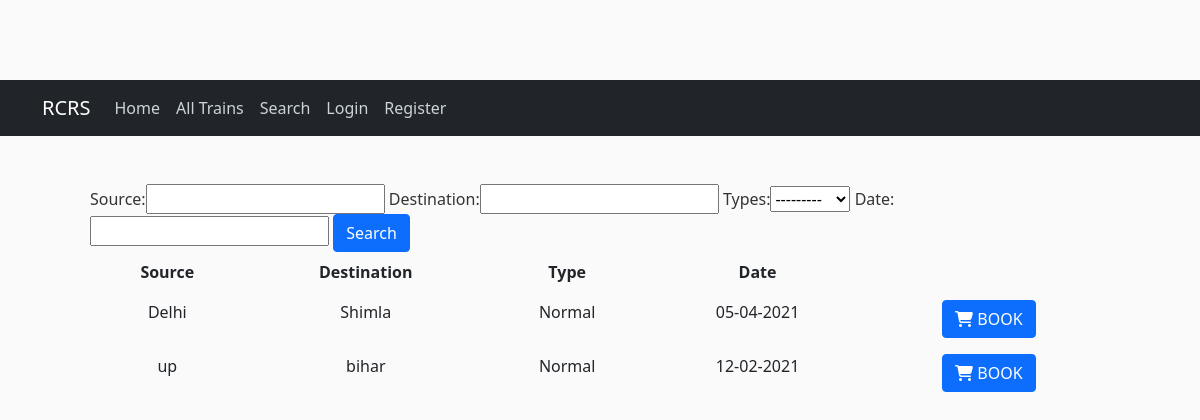
The page /search/ on the database as committed earlier.
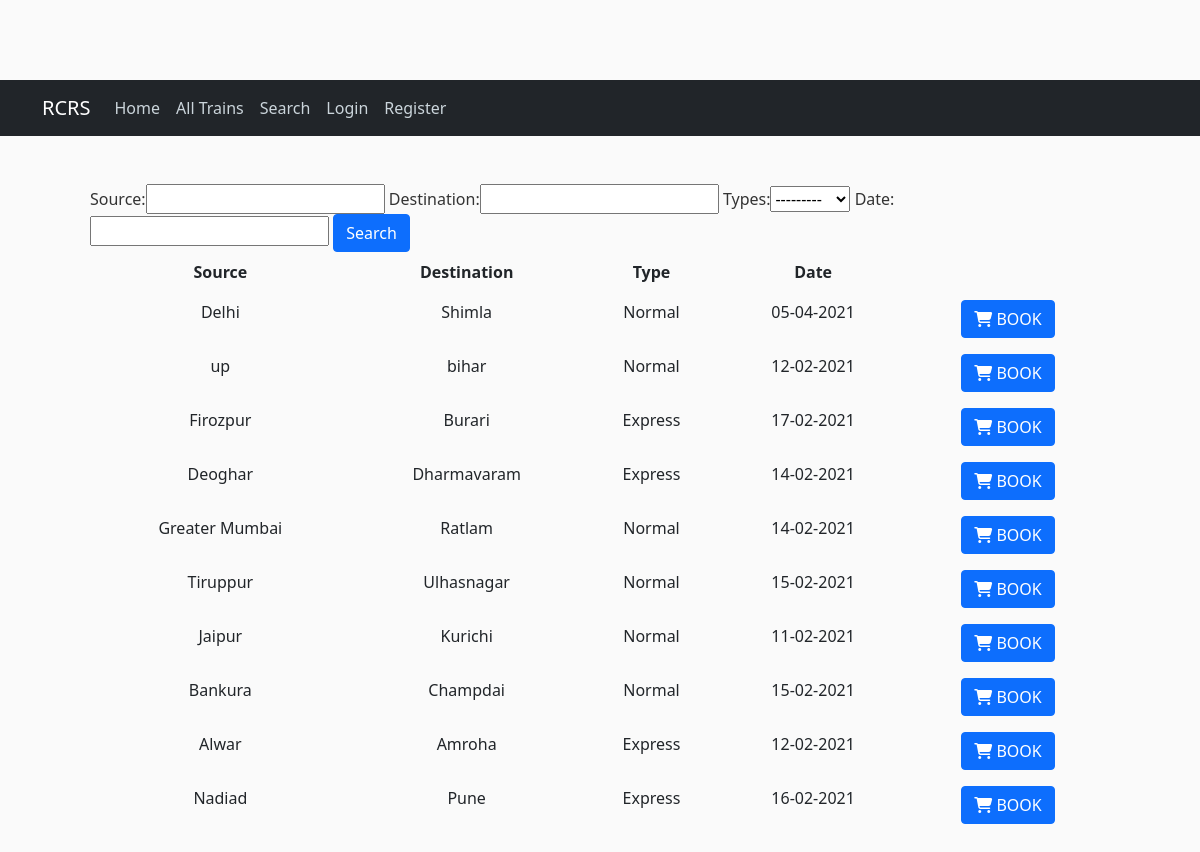
The same page on the database as committed later.
### trains/models.py (models this page shows, shortened)
class Trains(models.Model):
    categories = (
        ('Normal','Normal'),
        ('Express','Express')
    )
    id = models.AutoField(primary_key=True)
    source = models.CharField(max_length = 30,)
    destination = models.CharField(max_length = 30)
    seats_total = models.IntegerField()
    seats_res = models.IntegerField()
    types = models.CharField(choices=categories,max_length=20)
    cost = models.IntegerField()
    date = models.CharField(max_length = 20)

### trains/views.py (the view)
# urls.py: path('search/',search,name='search'),
def search(request):
    train = Trains.objects.all()
    myFilter = TrainsFilter(request.GET,queryset=train)
    train = myFilter.qs
    context = {
        'Trains': train,
        'myFilter':myFilter,
    }
    return render(request,'search.html',context)

### templates/search.html
{% extends "layout.html" %} {% block content%}
<div class=" p-5">
    <form method="get">
        {{myFilter.form}}
        <button class="btn btn-primary" type="submit">Search</button> </form>
    <table class="table table-borderless table-hover">
        <thead class="text-center">
            <th>Source</th>
            <th>Destination</th>
            <th>Type</th>
            <th>Date</th>
        </thead>
        {% for train in Trains %}
        <tr class="text-center">
            <td>{{train.source}}</td>
            <td> {{train.destination}}</td>
            <td>{{train.types}}</td>
            <td> {{train.date}}</td>
            <td>
                <a href='{% url "trains" train.id %}'>
                    <button type="button" class="btn btn-primary">
                        <i class="fa fa-shopping-cart" aria-hidden="true"></i>
                        BOOK
                </button>
                </a>
            </td>
        </tr>
        {% endfor %}
    </table>
</div>
{% endblock content %}

### templates/layout.html (shortened to what this page needs)
<!doctype html>
<html>
{% load static %}
<head>
    <link href="https://cdn.jsdelivr.net/npm/bootstrap@5.0.0-beta2/dist/css/bootstrap.min.css" rel="stylesheet">
    <link rel="stylesheet" href="https://cdnjs.cloudflare.com/ajax/libs/font-awesome/4.7.0/css/font-awesome.min.css">
    <link rel="stylesheet" type="text/css" href="{% static 'main.css' %}">
</head>
<body>
    <header class=" site-header no-gutters">
        <nav class="navbar navbar-expand-md navbar-dark bg-dark fsixed-top ">
            <div class="container ">
                <a class="navbar-brand mr-4 " href="/ ">RCRS</a>
                <div class="collapse navbar-collapse " id="navbarToggle ">
                    <div class="navbar-nav mr-auto ">
                        {% if not home %}
                        <a class="nav-item nav-link " href="{% url 'home' %}">Home</a> {% endif %}
                        <a class="nav-item nav-link " href="{% url 'all_trains' %}">All Trains</a>
                        <a class="nav-item nav-link " href="{% url 'search' %}">Search</a>
                    </div>
                    <div class="navbar-nav ">
                        {% if user.is_authenticated %}
                        <a class="nav-item nav-link " href="{% url 'all_booked' %}">Bookings</a>
                        <a class="nav-item nav-link " href="{% url 'login' %}">Hi,{{request.user.username | title}}!</a>
                        <a class="nav-item nav-link " href="{% url 'logout' %}">Logout</a> {% else %}
                        <a class="nav-item nav-link " href="{% url 'login' %}">Login</a>
                        <a class="nav-item nav-link " href="{% url 'register' %}">Register</a> {% endif %}
                    </div>
                </div>
            </div>
        </nav>
    </header>
    <main role="main " class="container ">
        <div class="row ">
            <div>
                {% block content %} {% endblock %}
            </div>
        </div>
    </main>
</body>
</html>

### static/main.css (style rules this page uses)
body { background: #fafafa; color: #333333; margin-top: 5rem; }
.site-header .navbar-nav .nav-link { color: #cbd5db; }

Rows that differ between the two databases and show on the page:
added Trains: source "Firozpur", destination "Burari", types "Express", date "17-02-2021"
added Trains: source "Deoghar", destination "Dharmavaram", types "Express", date "14-02-2021"
added Trains: source "Greater Mumbai", destination "Ratlam", types "Normal", date "14-02-2021"
added Trains: source "Tiruppur", destination "Ulhasnagar", types "Normal", date "15-02-2021"
added Trains: source "Jaipur", destination "Kurichi", types "Normal", date "11-02-2021"
added Trains: source "Bankura", destination "Champdai", types "Normal", date "15-02-2021"
added Trains: source "Alwar", destination "Amroha", types "Express", date "12-02-2021"
added Trains: source "Nadiad", destination "Pune", types "Express", date "16-02-2021"
